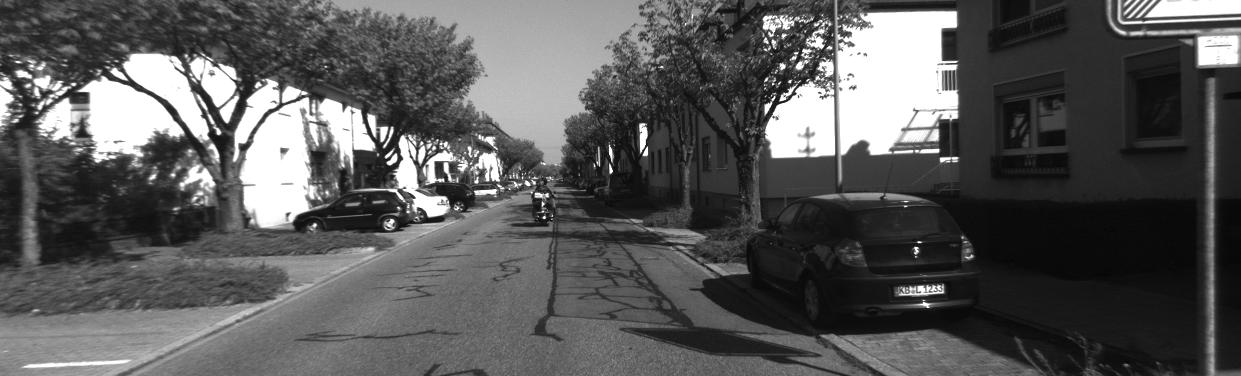
#> input picture exercise03/data/000000.png, 1241 x 376 px, found by its file name
$ python sol03.py
#> lines starting #> are read from the running program, lines starting #| are printed output that depends on the picture; after the words box and inside, x2 and y2 are one past the last pixel; in counts of white or black regions, pixels touching at a corner belong together
import numpy as np
import matplotlib.pyplot as plt
import cv2

def imread(filename):
#> called with filename = '../data/000000.png'
    img = cv2.imread(filename)
#> img is the input picture: shape (376, 1241, 3); min 6, max 255, mean 89
    img = cv2.cvtColor(img, cv2.COLOR_BGR2GRAY)
#> img: shape (376, 1241)
    return img

def imshow(img, name='img'):
#> called with name = 'img'
    cv2.imshow(name, img)

    while True:
        if cv2.waitKey(1)==ord('q'):
#> (key q is pressed here)
            break
    cv2.destroyAllWindows()

# [5 lines left out: function imshowplt, not called in this run]

def imgradOp(method='Sobel'):
    if method=='Sobel':
        op = np.array([[-1, 0, 1], [-2, 0, 2], [-1, 0, 1]])

    elif method=='Prewitt':
        op = np.array([[-1, 0, 1], [-1, 0, 1], [-1, 0, 1]])

    return op, op.T

def imgradXY(img, method='Sobel'):
#> called with method = 'Sobel'
    H, W = img.shape
#> H = 376; W = 1241
    opX, opY = imgradOp(method)
    kernel_size = len(opX)

    dI = np.zeros((H-kernel_size+1, W-kernel_size+1, 2))

    for v in range(len(dI)):
        for u in range(len(dI[0])):
            I = img[v:v+kernel_size, u:u+kernel_size]
            dI[v, u, 0] = np.sum(I * opX)
            dI[v, u, 1] = np.sum(I * opY)

    return dI

# [76 lines left out: functions StructureTensorM, ShiTomasiScore, HarrisScore, histgram, preproess, NonMaxSupression and 2 more, not called in this run]

def gray2rgb(img):
    return cv2.cvtColor(img, cv2.COLOR_GRAY2RGB)

def rgb2gray(img):
    return cv2.cvtColor(img, cv2.COLOR_BGR2GRAY)

# [14 lines left out: functions add_points, padding, not called in this run]

def descriptor(img, kpt, r):
    return img[kpt[0]:kpt[0]+2*r+1, kpt[1]:kpt[1]+2*r+1].flatten()

# [6 lines left out: function describeKeyPoints, not called in this run]

def recover(x):
    return x.reshape( int( np.sqrt(len(x)) ),-1)

# [52 lines left out: functions img2KeyPoints, matchDescriptors, final, not called in this run]


def main():
    img = imread('../data/000000.png')
    imshow(img)

    dI = imgradXY(img)
    imshow(dI[:,:,0], 'Ix')
#> call 2 of imshow, with name = 'Ix'
#> in imshow (call 2), `cv2.imshow(name, img)`:
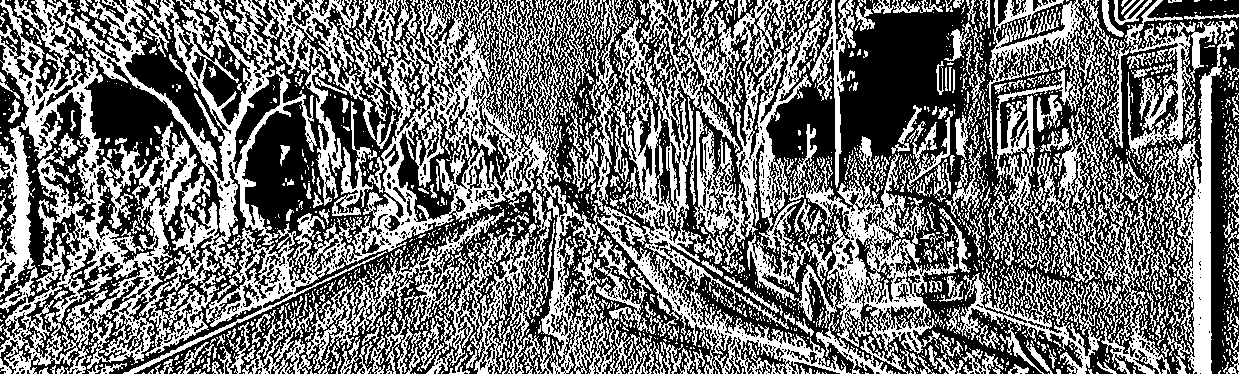
#> window 'Ix': shape (374, 1239); 44.6% white; 2580 white regions (2131 under 20 px), largest, box (x1, y1, x2, y2) and area: (123, 0, 851, 374) 54166, (0, 0, 401, 374) 45254, (673, 0, 838, 328) 10943
#> (key Esc is pressed here)
    imshow(dI[:,:,1], 'Iy')
#> call 3 of imshow, with name = 'Iy'
#> in imshow (call 3), `cv2.imshow(name, img)`:
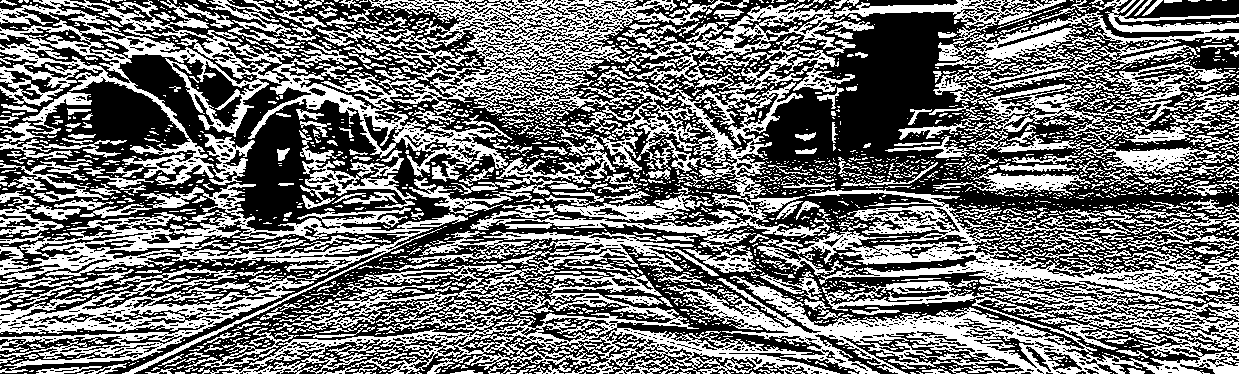
#> window 'Iy': shape (374, 1239); 45% white; 2426 white regions (2031 under 20 px), largest, box (x1, y1, x2, y2) and area: (201, 188, 1239, 374) 57662, (0, 0, 749, 215) 36442, (0, 183, 468, 374) 22522

    M = StructureTensorM(dI, patch_size=5)
    imshow(M[:,:,0]/np.linalg.norm(M[:,:,0])*255, 'Ix**2')
    imshow(M[:,:,1]/np.linalg.norm(M[:,:,1])*255, 'Ix*Iy')
    imshow(M[:,:,2]/np.linalg.norm(M[:,:,2])*255, 'Iy**2')

    H, W = img.shape
    R1 = ShiTomasiScore(M, H, W)
    histgram(R1,a=0.001,b=0.2)
    R1 = preproess(R1, K=5e5)
    histgram(R1,a=0.001,ymax=256)
    imshow(R1, 'Shi-Tomashi')

    R2 = HarrisScore(M, H, W)
    histgram(R2, a=0.25,b=0.75)
    R2 = preproess(R2, K=5e11)
    histgram(R2, a=0.001, ymax=256)
    imshow(R2, 'Harris')

    P = selectKeyPointsOrder(R1, k=200)
    print(img.shape)

    img_keys = add_points(img, P)

    imshow(img_keys)

    imshow(padding(img,r=4))

    X = describeKeyPoints(img, P, r=16)

    #for x in X[:10]: imshow(recover(x), size=(4,4))

    img0 = imread('../data/000000.png')
    img1 = imread('../data/000001.png')

    imshow(img0)
    imshow(img1)

    P0 = img2KeyPoints(img0)
    P1 = img2KeyPoints(img1)

    d0 = describeKeyPoints(img0, P0, r=5)
    d1 = describeKeyPoints(img1, P1, r=5)

    #imshow(recover(d1[0]), size=(5,5))

    diff = d1[0] - d0
    print(np.sum(diff**2, axis=1).shape)

    ans = matchDescriptors(d1, d0, 50)
    print(ans)

    final(img0, img1, P0, P1, ans, const=3.5)


if __name__=="__main__":
    main()
